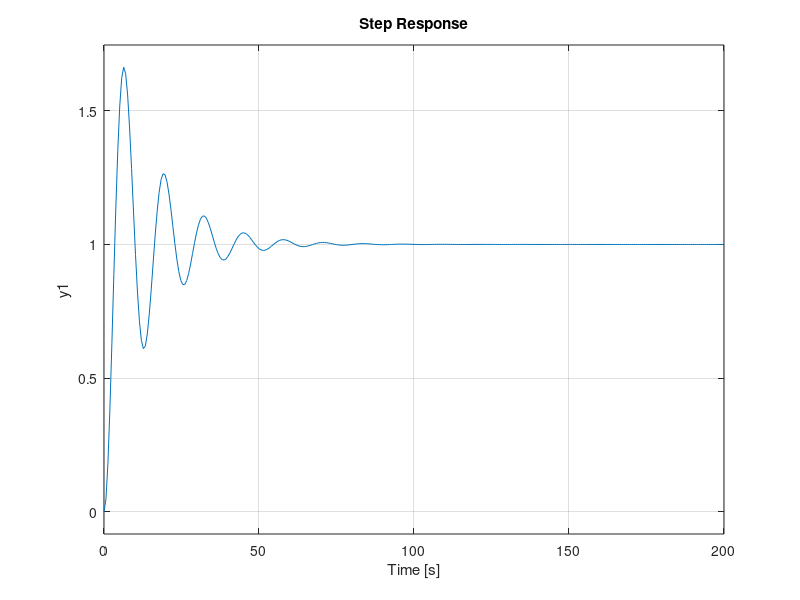

Recreate this plot in MATLAB.
clear

m = 1000; % Mass
vx = 27; % Longitudinal velocity
k = 5000; % Linear tyre coefficent

a = 0.5;
L = 1;
I = 1;

% PID
kp = 0.05;
ki = 0.002;
kd = 0.0;

sys1 = tf(k, [m, k/vx, 0]);
sys2 = tf([kd, kp, ki],[1 0]); % PID
sys3 = feedback(sys1*sys2,1);% Close loop control

s = tf('s');

% pzmap(sys3)
step(sys3)
hold on